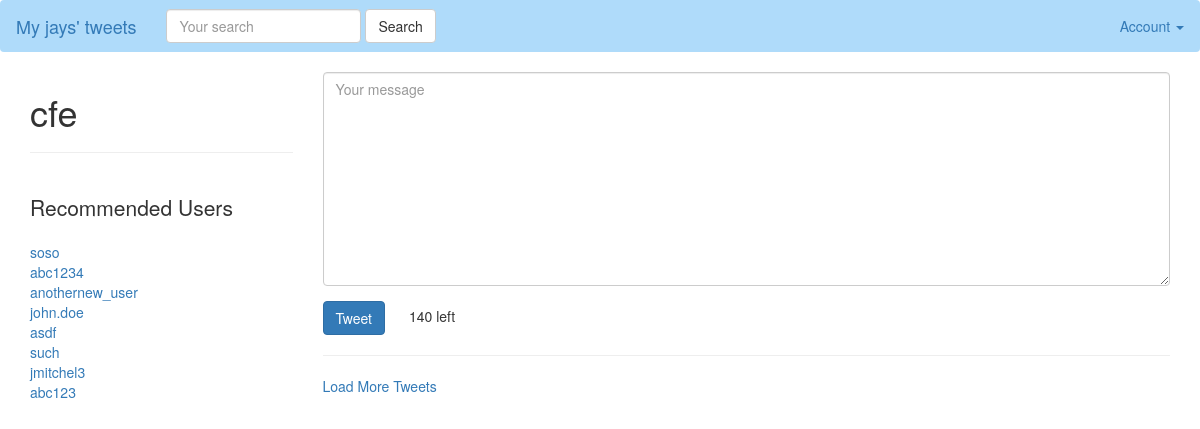
The app's page / (signed in) with its own data.
### accounts/models.py (models this page shows, shortened)
class UserProfile(models.Model):
    user        = models.OneToOneField(settings.AUTH_USER_MODEL, on_delete=models.CASCADE, related_name='profile') # user.profile
    following   = models.ManyToManyField(settings.AUTH_USER_MODEL, blank=True, related_name='followed_by')
    objects = UserProfileManager() # UserProfile.objects.all()
    def get_following(self):
        users  = self.following.all() # User.objects.all().exclude(username=self.user.username)
        return users.exclude(username=self.user.username)
    def get_absolute_url(self):
        return reverse_lazy("profiles:detail", kwargs={"username":self.user.username})

### tweets/views.py (the view)
# urls.py: re_path(r'^$', TweetListView.as_view(), name='home'), #/
class TweetListView(LoginRequiredMixin, ListView):
    def get_queryset(self, *args, **kwargs):
        qs = Tweet.objects.all()
        query = self.request.GET.get("q", None)
        if query is not None:
            qs = qs.filter(
                    Q(content__icontains=query) |
                    Q(user__username__icontains=query)
                    )
        return qs
    def get_context_data(self, *args, **kwargs):
        context = super(TweetListView, self).get_context_data(*args, **kwargs)
        context['create_form'] = TweetModelForm()
        context['create_url'] = reverse_lazy("tweets:create")
        return context

### tweets/forms.py (shortened to what this page needs)
class TweetModelForm(forms.ModelForm):
    content = forms.CharField(label='',
                widget=forms.Textarea(
                        attrs={'placeholder': "Your message",
                            "class": "form-control"}
                    ))
    class Meta:
        model = Tweet
        fields = [
            "content"
        ]

### accounts/models.py (called while the page is built)
    def recommended(self, user, limit_to=10):
        print(user)
        profile = user.profile
        following = profile.following.all()
        following = profile.get_following()
        qs = self.get_queryset().exclude(user__in=following).exclude(id=profile.id).order_by("?")[:limit_to]
        return qs

### accounts/templatetags/recommended.py (called while the page is built)
@register.inclusion_tag("accounts/snippets/recommend.html")
def recommended(user):
    if isinstance(user, User):
        qs = UserProfile.objects.recommended(user)
        return {"recommended": qs}

### tweets/templates/tweets/tweet_list.html (shortened to what this page needs)
{% extends "base.html" %}
{% load recommended %}
{% block content %}
    <div class='row'>
        <div class='col-sm-3 col-xs-12'>
        <h1>{{ request.user }}</h1>
        <hr/>
         <br/>
        <p class='lead'>Recommended Users</p>
        {% recommended request.user %}
        </div>
        <div class='col-sm-9 '>
             {% if not request.GET.q %}
                <div class=''>
                    {% include "tweets/form.html" with form=create_form action_url=create_url btn_title='Tweet' form_class='tweet-form' %}
                </div>
                <hr/>
            {% endif %}
          <a href='#' id='loadmore'>Load More Tweets</a>
        </div>
    </div>
{% endblock content %}

### templates/base.html (shortened to what this page needs)
{% load static %}
<html lang="en">
  <head>
    <link href="{% static 'css/bootstrap.min.css' %}" rel="stylesheet">
  </head>
  <body>
    {% include "navbar.html" %}
    <div class='container'>
      {% block content %}
      {% endblock content %}
    </div>
  </body>
</html>

### templates/navbar.html (shortened to what this page needs)
<nav class="navbar navbar-light" style="background-color: rgb(175, 219, 250);>
  <div class="container">
    <div class="navbar-header">
      <a class="navbar-brand" href="{% url 'home' %}">My jays' tweets</a>
    </div>
    {% include "tweets/search_form.html" %}
    <div class="collapse navbar-collapse" id="bs-example-navbar-collapse-1">
      {% if request.user.is_authenticated %}
      <ul class="nav navbar-nav navbar-right">
        <li class="dropdown">
          <a href="#" class="dropdown-toggle" data-toggle="dropdown" role="button" aria-haspopup="true" aria-expanded="false">Account <span class="caret"></span></a>
        </li>
      </ul>
      {% else %}
      <ul class="nav navbar-nav navbar-right">
        <li><a href="{% url 'login' %}">Login</a></li>
         <li><a href="{% url 'register' %}">Register</a></li>
      </ul>
      {% endif %}
    </div>
</nav>

### tweets/templates/tweets/search_form.html
 <form id='navbar-search-form' class="navbar-form navbar-left" method='GET' action='{% url "search" %}'>
        <div class="form-group">
            <input class="form-control" type='text' name='q' placeholder='Your search' value='{{ request.GET.q }}'/>
            </div>
        <input class="btn btn-default" type='submit' value='Search'/>
</form>

### accounts/templates/accounts/snippets/recommend.html
{% for profile in recommended %}
<a href='/{{ profile.user.username }}'>{{ profile.user.username }}</a><br/>
{% empty %}
<p class='lead'>Not followed by any users</p>
{% endfor %}

### tweets/templates/tweets/form.html (shortened to what this page needs)
{% load crispy_forms_tags %}
<form class='form {% if form_class %}{{ form_class }}{% endif %}' method='POST' action="{% if action_url %}{{ action_url }}{% endif %}">
    {{ form|crispy }}
    <input class='btn btn-primary' type="submit" value="{{ btn_title }}" />
</form>

### records on screen
UserProfile: user.username "soso"
UserProfile: user.username "abc1234"
UserProfile: user.username "anothernew_user"
UserProfile: user.username "john.doe"
UserProfile: user.username "asdf"
UserProfile: user.username "such"
UserProfile: user.username "jmitchel3"
UserProfile: user.username "abc123"

### other values on screen
{{ request.user }} "cfe"
